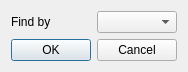
<?xml version="1.0" encoding="UTF-8"?>
<ui version="4.0">
 <class>FindDialog</class>
 <widget class="QDialog" name="FindDialog">
  <property name="geometry">
   <rect>
    <x>0</x>
    <y>0</y>
    <width>170</width>
    <height>64</height>
   </rect>
  </property>
  <property name="windowTitle">
   <string>Dialog</string>
  </property>
  <layout class="QGridLayout" name="gridLayout_2">
   <item row="0" column="0">
    <layout class="QGridLayout" name="gridLayout">
     <item row="1" column="0">
      <widget class="QDialogButtonBox" name="buttonBox">
       <property name="orientation">
        <enum>Qt::Horizontal</enum>
       </property>
       <property name="standardButtons">
        <set>QDialogButtonBox::Cancel|QDialogButtonBox::Ok</set>
       </property>
      </widget>
     </item>
     <item row="0" column="0">
      <layout class="QHBoxLayout" name="horizontalLayout">
       <item>
        <widget class="QLabel" name="findByLabel">
         <property name="text">
          <string>Find by</string>
         </property>
        </widget>
       </item>
       <item>
        <widget class="QComboBox" name="findByComboBox"/>
       </item>
      </layout>
     </item>
    </layout>
   </item>
  </layout>
 </widget>
 <resources/>
 <connections/>
</ui>
